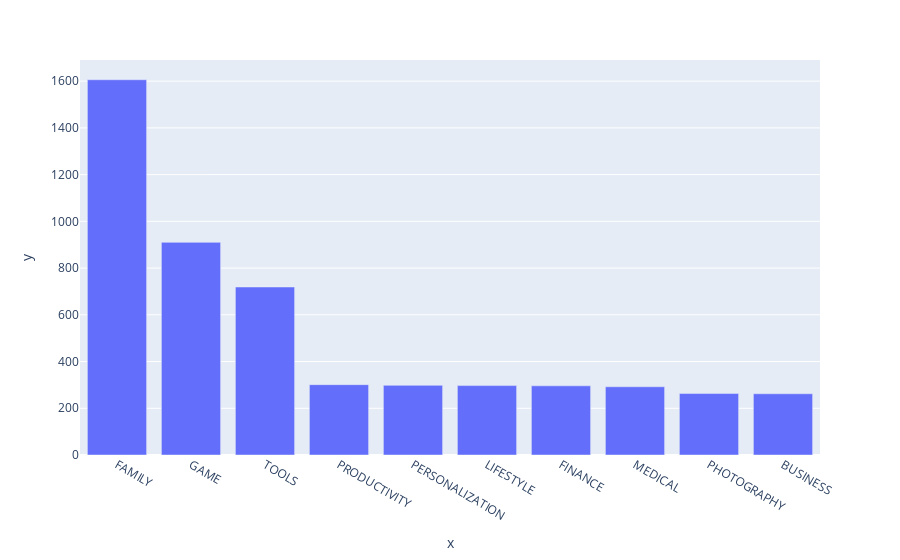

The notebook cell this image was saved under:
### Code cell
bar.show()

### Figure 1 — Plotly figure (JSON) as saved in the notebook; plotly's stock layout.template omitted (floating-point values rounded to 4 significant figures)
{"data": [{"alignmentgroup": "True", "hovertemplate": "x=%{x}<br>y=%{y}<extra></extra>", "legendgroup": "", "marker": {"color": "#636efa", "pattern": {"shape": ""}}, "name": "", "offsetgroup": "", "orientation": "v", "showlegend": false, "textposition": "auto", "type": "bar", "x": ["FAMILY", "GAME", "TOOLS", "PRODUCTIVITY", "PERSONALIZATION", "LIFESTYLE", "FINANCE", "MEDICAL", "PHOTOGRAPHY", "BUSINESS"], "xaxis": "x", "y": [1606, 910, 719, 301, 298, 297, 296, 292, 263, 262], "yaxis": "y"}], "layout": {"barmode": "relative", "legend": {"tracegroupgap": 0}, "margin": {"t": 60}, "xaxis": {"anchor": "y", "domain": [0, 1], "title": {"text": "x"}}, "yaxis": {"anchor": "x", "domain": [0, 1], "title": {"text": "y"}}}}
